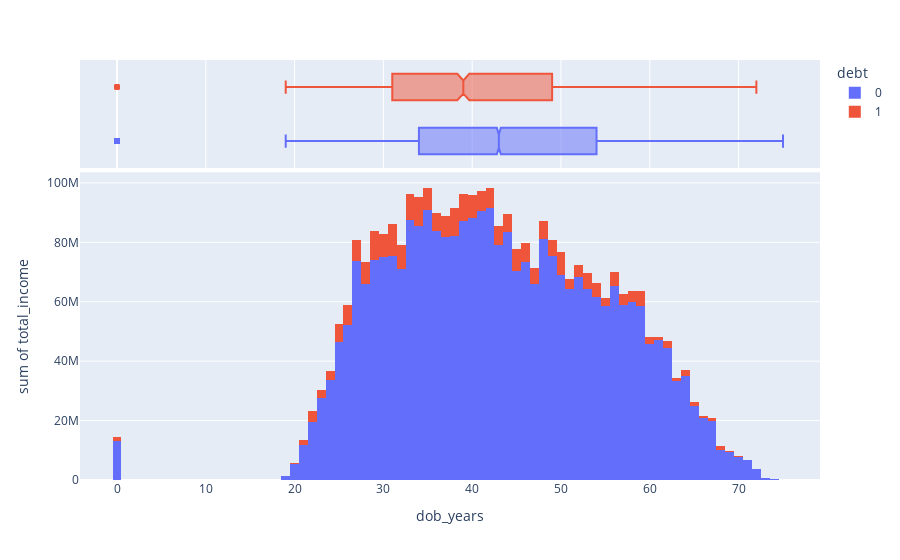

Notebook cell for this chart:
### Code cell
px.histogram(
    data,
    x='dob_years', y='total_income',
    color='debt',
    marginal='box'
)

### Figure 1 — Plotly figure (JSON) as saved in the notebook; plotly's stock layout.template omitted (floating-point values rounded to 4 significant figures; data arrays with more than 128 entries replaced by an {"elided": "..."} marker saying what was removed)
{"data": [{"alignmentgroup": "True", "bingroup": "x", "histfunc": "sum", "hovertemplate": "debt=0<br>dob_years=%{x}<br>sum of total_income=%{y}<extra></extra>", "legendgroup": "0", "marker": {"color": "#636efa", "pattern": {"shape": ""}}, "name": "0", "offsetgroup": "0", "orientation": "v", "showlegend": true, "type": "histogram", "x": {"elided": "19784 int values"}, "xaxis": "x", "y": {"elided": "19784 float values"}, "yaxis": "y"}, {"alignmentgroup": "True", "hovertemplate": "debt=0<br>dob_years=%{x}<extra></extra>", "legendgroup": "0", "marker": {"color": "#636efa"}, "name": "0", "notched": true, "offsetgroup": "0", "showlegend": false, "type": "box", "x": {"elided": "19784 int values"}, "xaxis": "x2", "yaxis": "y2"}, {"alignmentgroup": "True", "bingroup": "x", "histfunc": "sum", "hovertemplate": "debt=1<br>dob_years=%{x}<br>sum of total_income=%{y}<extra></extra>", "legendgroup": "1", "marker": {"color": "#EF553B", "pattern": {"shape": ""}}, "name": "1", "offsetgroup": "1", "orientation": "v", "showlegend": true, "type": "histogram", "x": {"elided": "1741 int values"}, "xaxis": "x", "y": {"elided": "1741 float values"}, "yaxis": "y"}, {"alignmentgroup": "True", "hovertemplate": "debt=1<br>dob_years=%{x}<extra></extra>", "legendgroup": "1", "marker": {"color": "#EF553B"}, "name": "1", "notched": true, "offsetgroup": "1", "showlegend": false, "type": "box", "x": {"elided": "1741 int values"}, "xaxis": "x2", "yaxis": "y2"}], "layout": {"autosize": true, "barmode": "relative", "legend": {"title": {"text": "debt"}, "tracegroupgap": 0}, "margin": {"t": 60}, "xaxis": {"anchor": "y", "autorange": true, "domain": [0, 1], "range": [-4.167, 79.17], "title": {"text": "dob_years"}, "type": "linear"}, "xaxis2": {"anchor": "y2", "autorange": true, "domain": [0, 1], "matches": "x", "range": [-4.167, 79.17], "showgrid": true, "showticklabels": false, "type": "linear"}, "yaxis": {"anchor": "x", "autorange": true, "domain": [0, 0.7326], "range": [0, 103600000.0], "title": {"text": "sum of total_income"}, "type": "linear"}, "yaxis2": {"anchor": "x2", "autorange": true, "domain": [0.7426, 1], "matches": "y2", "range": [-0.5, 1.5], "showgrid": false, "showline": false, "showticklabels": false, "ticks": "", "type": "category"}}}
